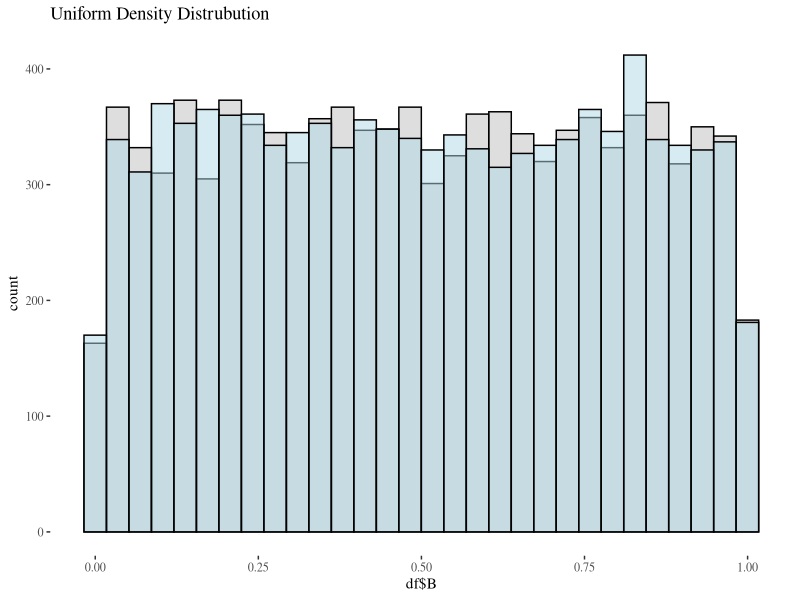

The R script that drew this image:
## ---- chunk 1
knitr::opts_chunk$set(echo = TRUE)
## ---- chunk 2
library(tidyverse)
library(ggthemes)
set.seed(101)
B <- runif(10000, 0, 1)
C <- runif(10000, 0, 1)

sumVec <- B + C
productVec <- B * C
absVec <- abs(B - C)
maxVec <- pmax(B, C)
minVec <- pmin(B, C)

df <- data.frame(cbind(B, C))
ggplot(df) + 
  geom_histogram(aes(x = df$B), fill = 'grey', alpha = .5, color = 'black')+
  geom_histogram(aes(df$C), fill = 'light blue', alpha = .5, color = 'black') +
  ggtitle('Uniform Density Distrubution') + theme_tufte()
## ---- chunk 3
IntagreteBootStrap <- function(vec, integrand){
  ans1 = integrate(integrand, lower = 0, upper = 1/2)$value
  ans2 = ecdf(vec)(.5)
  print(paste('The answer found from integratin is:', ans1, 'The answer found from boot strap is:', ans2))
}
integrand = function(x){x}
IntagreteBootStrap(sumVec, integrand)
## ---- chunk 4
integrand = function(x){-log(x)}
IntagreteBootStrap(productVec, integrand)
## ---- chunk 5
integrand = function(x){2 * (1 - x)} # multiply by 2 because of the positive and neg options.
IntagreteBootStrap(absVec, integrand)
## ---- chunk 6
length(maxVec[maxVec<.5]) / length(maxVec)
## ---- chunk 7
length(minVec[minVec<.5]) / length(minVec)
